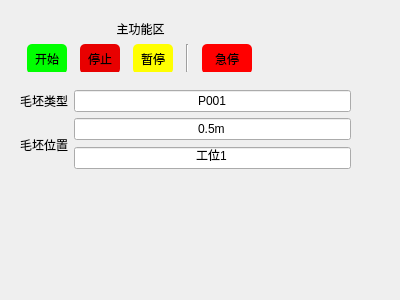
<?xml version="1.0" encoding="UTF-8"?>
<ui version="4.0">
 <class>WorkBlank</class>
 <widget class="QWidget" name="WorkBlank">
  <property name="geometry">
   <rect>
    <x>0</x>
    <y>0</y>
    <width>400</width>
    <height>300</height>
   </rect>
  </property>
  <property name="windowTitle">
   <string>毛坯信息</string>
  </property>
  <widget class="QWidget" name="verticalLayoutWidget_2">
   <property name="geometry">
    <rect>
     <x>20</x>
     <y>90</y>
     <width>331</width>
     <height>81</height>
    </rect>
   </property>
   <layout class="QVBoxLayout" name="verticalLayout_2">
    <item>
     <layout class="QGridLayout" name="gridLayout">
      <item row="1" column="1">
       <widget class="QLineEdit" name="lineEdit_3">
        <property name="text">
         <string>0.5m</string>
        </property>
        <property name="alignment">
         <set>Qt::AlignCenter</set>
        </property>
       </widget>
      </item>
      <item row="0" column="1">
       <widget class="QLineEdit" name="lineEdit">
        <property name="enabled">
         <bool>true</bool>
        </property>
        <property name="text">
         <string>P001</string>
        </property>
        <property name="alignment">
         <set>Qt::AlignCenter</set>
        </property>
       </widget>
      </item>
      <item row="1" column="0" rowspan="3">
       <widget class="QLabel" name="label_4">
        <property name="text">
         <string>毛坯位置</string>
        </property>
       </widget>
      </item>
      <item row="0" column="0">
       <widget class="QLabel" name="label_3">
        <property name="text">
         <string>毛坯类型</string>
        </property>
       </widget>
      </item>
      <item row="2" column="1" rowspan="2">
       <widget class="QLineEdit" name="lineEdit_19">
        <property name="text">
         <string>工位1</string>
        </property>
        <property name="alignment">
         <set>Qt::AlignCenter</set>
        </property>
       </widget>
      </item>
     </layout>
    </item>
   </layout>
  </widget>
  <widget class="QWidget" name="verticalLayoutWidget">
   <property name="geometry">
    <rect>
     <x>20</x>
     <y>20</y>
     <width>241</width>
     <height>52</height>
    </rect>
   </property>
   <layout class="QVBoxLayout" name="verticalLayout">
    <item>
     <widget class="QLabel" name="label">
      <property name="text">
       <string>主功能区</string>
      </property>
      <property name="alignment">
       <set>Qt::AlignCenter</set>
      </property>
     </widget>
    </item>
    <item>
     <layout class="QHBoxLayout" name="horizontalLayout_4">
      <item>
       <widget class="QPushButton" name="pbStart">
        <property name="minimumSize">
         <size>
          <width>0</width>
          <height>30</height>
         </size>
        </property>
        <property name="maximumSize">
         <size>
          <width>40</width>
          <height>30</height>
         </size>
        </property>
        <property name="styleSheet">
         <string notr="true">border-radius:5px; 
background-color: rgb(0, 255, 0);</string>
        </property>
        <property name="text">
         <string>开始</string>
        </property>
       </widget>
      </item>
      <item>
       <widget class="QPushButton" name="pbStop">
        <property name="minimumSize">
         <size>
          <width>0</width>
          <height>30</height>
         </size>
        </property>
        <property name="maximumSize">
         <size>
          <width>40</width>
          <height>30</height>
         </size>
        </property>
        <property name="styleSheet">
         <string notr="true">border-radius:5px; 
background-color: rgb(232, 0, 0)</string>
        </property>
        <property name="text">
         <string>停止</string>
        </property>
       </widget>
      </item>
      <item>
       <widget class="QPushButton" name="pbPause">
        <property name="minimumSize">
         <size>
          <width>0</width>
          <height>30</height>
         </size>
        </property>
        <property name="maximumSize">
         <size>
          <width>40</width>
          <height>16777215</height>
         </size>
        </property>
        <property name="styleSheet">
         <string notr="true">border-radius:5px;   
background-color: rgb(255, 255, 0);</string>
        </property>
        <property name="text">
         <string>暂停</string>
        </property>
       </widget>
      </item>
      <item>
       <widget class="Line" name="line_8">
        <property name="orientation">
         <enum>Qt::Vertical</enum>
        </property>
       </widget>
      </item>
      <item>
       <widget class="QPushButton" name="pbScram">
        <property name="sizePolicy">
         <sizepolicy hsizetype="Fixed" vsizetype="Fixed">
          <horstretch>0</horstretch>
          <verstretch>0</verstretch>
         </sizepolicy>
        </property>
        <property name="minimumSize">
         <size>
          <width>0</width>
          <height>30</height>
         </size>
        </property>
        <property name="maximumSize">
         <size>
          <width>50</width>
          <height>16777215</height>
         </size>
        </property>
        <property name="styleSheet">
         <string notr="true">border-radius:5px;   
background-color: rgb(255, 0, 0);</string>
        </property>
        <property name="text">
         <string>急停</string>
        </property>
       </widget>
      </item>
     </layout>
    </item>
   </layout>
  </widget>
 </widget>
 <resources/>
 <connections/>
</ui>
